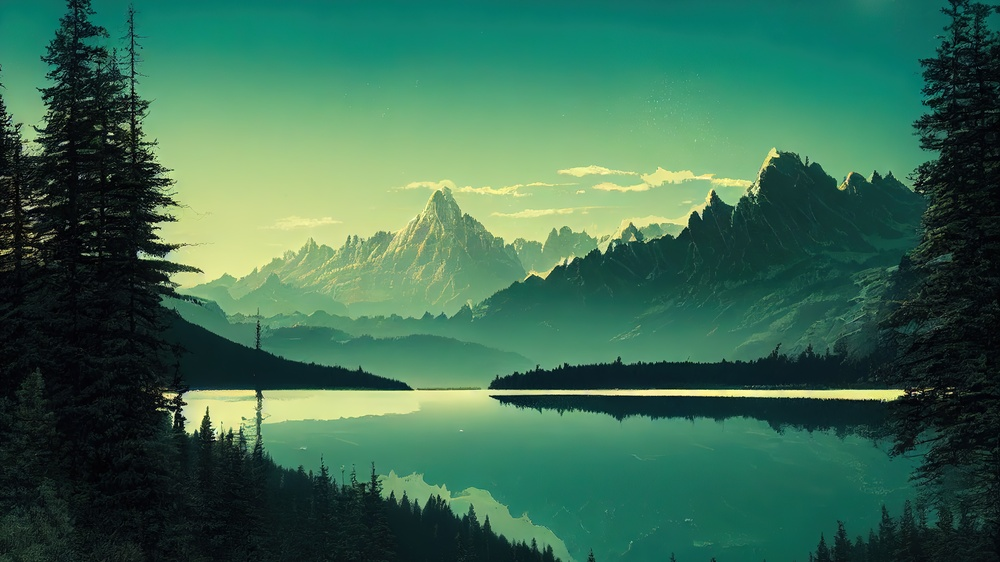
#> input picture image.jpg, 1000 x 562 px, shrunk from 3840 x 2160 before the run
$ python assignment5.py
#> lines starting #> are read from the running program, lines starting #| are printed output that depends on the picture
import cv2
import numpy as np
import matplotlib.pyplot as plt

# Read the image
image = cv2.imread('image.jpg')  # Replace with your image path
#> image is the input picture: shape (562, 1000, 3); mean B, G, R 82.3, 106.6, 58.6

# Check if the image is loaded correctly
if image is None:
    print("Error: Image not found")
    exit()

# Convert to negative by subtracting pixel values from 255
negative_image = 255 - image
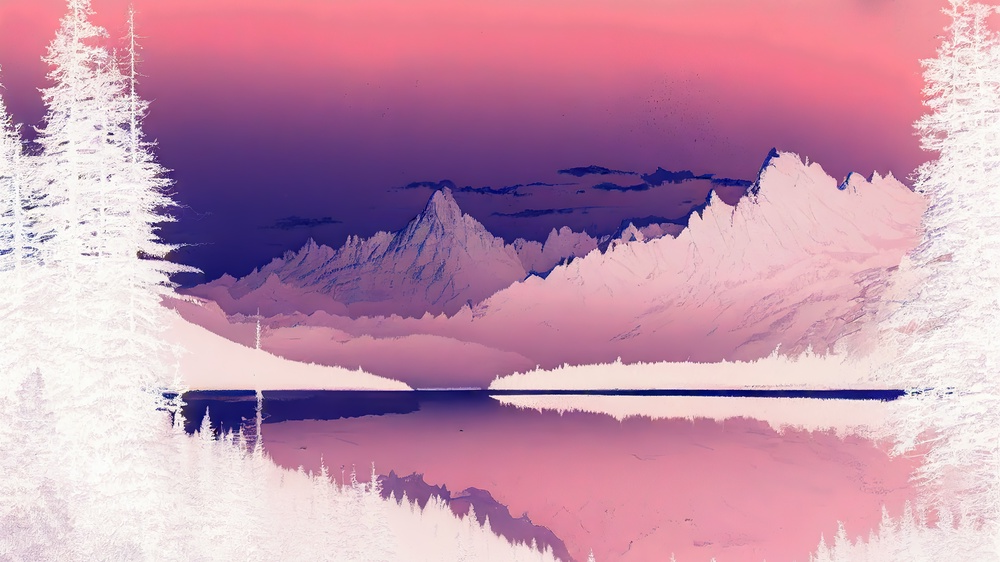
#> negative_image: shape (562, 1000, 3); mean B, G, R 172.7, 148.4, 196.4

# Display the original and negative images
plt.figure(figsize=(10, 5))

# Original Image
plt.subplot(1, 2, 1)
plt.imshow(cv2.cvtColor(image, cv2.COLOR_BGR2RGB))  # Convert BGR to RGB for displaying
plt.title('Original Image')
plt.axis('off')

# Negative Image
plt.subplot(1, 2, 2)
plt.imshow(cv2.cvtColor(negative_image, cv2.COLOR_BGR2RGB))  # Convert BGR to RGB for displaying
plt.title('Negative Image')
plt.axis('off')

plt.tight_layout()
plt.show()
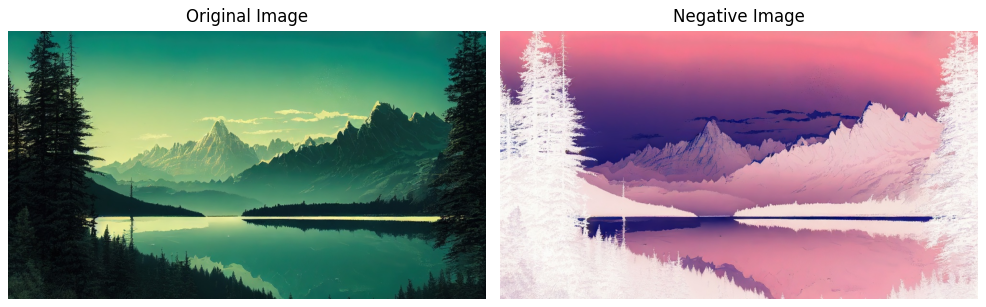
#> figure drawn by matplotlib, 2 panels
